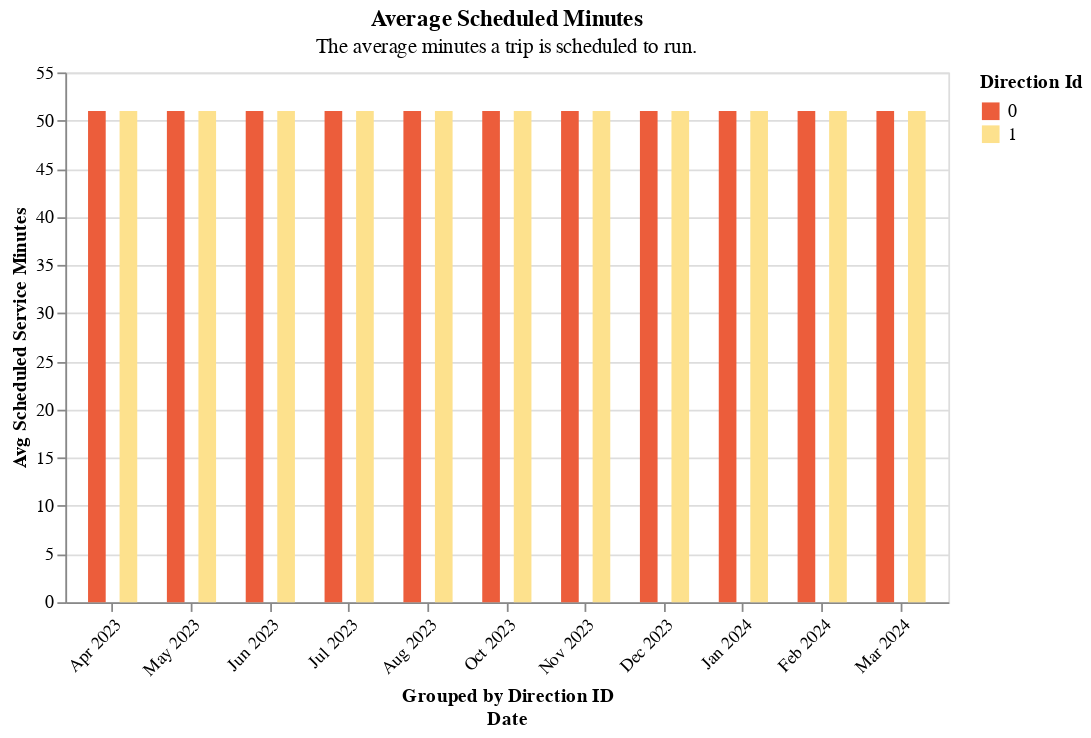

Notebook cell for this chart:
### Code cell
section2.grouped_bar_chart(
    df=one_route[one_route.time_period == "all_day"].drop_duplicates(),
    color_col="direction_id",
    y_col="avg_scheduled_service_minutes",
    offset_col="direction_id",
    title=readable_dict['avg_scheduled_min']['title'],
    subtitle=readable_dict['avg_scheduled_min']['subtitle'],
)

### Figure 1 — Vega-Lite specification as saved in the notebook (floating-point values rounded to 4 significant figures)
{"config": {"view": {"continuousWidth": 300, "continuousHeight": 300}}, "data": {"name": "data-2aca11c4ebcc485be965415eff30ee7e"}, "mark": {"type": "bar", "size": 10}, "encoding": {"color": {"field": "direction_id", "scale": {"range": ["#ec5d3b", "#fde18d", "#7cc665"]}, "title": "Direction Id", "type": "nominal"}, "tooltip": [{"field": "direction_id", "type": "quantitative"}, {"field": "time_period", "type": "nominal"}, {"field": "route_combined_name", "type": "nominal"}, {"field": "organization_name", "type": "nominal"}, {"field": "service_date", "type": "temporal"}, {"field": "direction_id", "type": "quantitative"}, {"field": "avg_scheduled_service_minutes", "type": "quantitative"}], "x": {"axis": {"format": "%b %Y", "labelAngle": -45}, "field": "service_date", "timeUnit": "yearmonthdate", "title": ["Grouped by Direction ID", "Date"], "type": "ordinal"}, "xOffset": {"field": "direction_id", "title": "Direction Id", "type": "nominal"}, "y": {"field": "avg_scheduled_service_minutes", "title": "Avg Scheduled Service Minutes", "type": "quantitative"}}, "height": 300, "title": {"text": ["Average Scheduled Minutes"], "subtitle": ["The average minutes a trip is scheduled to run."]}, "width": 500, "$schema": "https://vega.github.io/schema/vega-lite/v5.14.1.json", "datasets": {"data-2aca11c4ebcc485be965415eff30ee7e": [{"schedule_gtfs_dataset_key": "7cc0cb1871dfd558f11a2885c145d144", "direction_id": 0.0, "time_period": "All Day", "avg_scheduled_service_minutes": 51, "avg_stop_miles": 0.17, "n_scheduled_trips": 4, "frequency": 0.17, "service_date": "2023-04-12T00:00:00", "minutes_atleast1_vp": 252, "minutes_atleast2_vp": 249, "total_rt_service_minutes": 249.6, "total_scheduled_service_minutes": 204.0, "total_vp": 750, "vp_in_shape": 534, "is_early": 0, "is_ontime": 0, "is_late": 4, "n_vp_trips": 4, "vp_per_minute": 3.0, "pct_in_shape": 71.0, "pct_rt_journey_atleast1_vp": 100.0, "pct_rt_journey_atleast2_vp": 100.0, "pct_sched_journey_atleast1_vp": 100.0, "pct_sched_journey_atleast2_vp": 100.0, "rt_sched_journey_ratio": 1.22, "avg_rt_service_minutes": 62.41, "sched_rt_category": "schedule_and_vp", "speed_mph": 11.68, "name": "Bay Area 511 Muni Schedule", "route_long_name": "K INGLESIDE BUS", "route_short_name": "KBUS", "route_combined_name": "KBUS INGLESIDE BUS", "route_id": "KBUS", "typology": "downtown_local", "schedule_source_record_id": "recHD22phgJs34JHP", "base64_url": "aHR0cHM6Ly9hcGkuNTExLm9yZy90cmFuc2l0L2RhdGFmZWVkcz9vcGVyYXRvcl9pZD1TRg==", "organization_source_record_id": "rechaapWbeffO33OX", "organization_name": "City and County of San Francisco", "caltrans_district": "04 - Oakland", "rt_sched_journey_ratio_cat": "Late by 1-25% of the scheduled time", "frequency_cat": "<1 trip/hour", "vp_per_minute_cat": "3+ pings per minute (target)", "ruler_100_pct": 100, "ruler_for_vp_per_min": 2, "avg_scheduled_service_minutes_str": "51"}, {"schedule_gtfs_dataset_key": "7cc0cb1871dfd558f11a2885c145d144", "direction_id": 0.0, "time_period": "All Day", "avg_scheduled_service_minutes": 51, "avg_stop_miles": 0.17, "n_scheduled_trips": 4, "frequency": 0.17, "service_date": "2023-05-17T00:00:00", "minutes_atleast1_vp": 242, "minutes_atleast2_vp": 239, "total_rt_service_minutes": 237.9, "total_scheduled_service_minutes": 204.0, "total_vp": 716, "vp_in_shape": 529, "is_early": 0, "is_ontime": 1, "is_late": 3, "n_vp_trips": 4, "vp_per_minute": 3.01, "pct_in_shape": 74.0, "pct_rt_journey_atleast1_vp": 100.0, "pct_rt_journey_atleast2_vp": 100.0, "pct_sched_journey_atleast1_vp": 100.0, "pct_sched_journey_atleast2_vp": 100.0, "rt_sched_journey_ratio": 1.17, "avg_rt_service_minutes": 59.48, "sched_rt_category": "schedule_and_vp", "speed_mph": 11.5, "name": "Bay Area 511 Muni Schedule", "route_long_name": "K INGLESIDE BUS", "route_short_name": "KBUS", "route_combined_name": "KBUS INGLESIDE BUS", "route_id": "KBUS", "typology": "downtown_local", "schedule_source_record_id": "recHD22phgJs34JHP", "base64_url": "aHR0cHM6Ly9hcGkuNTExLm9yZy90cmFuc2l0L2RhdGFmZWVkcz9vcGVyYXRvcl9pZD1TRg==", "organization_source_record_id": "rechaapWbeffO33OX", "organization_name": "City and County of San Francisco", "caltrans_district": "04 - Oakland", "rt_sched_journey_ratio_cat": "Late by 1-25% of the scheduled time", "frequency_cat": "<1 trip/hour", "vp_per_minute_cat": "3+ pings per minute (target)", "ruler_100_pct": 100, "ruler_for_vp_per_min": 2, "avg_scheduled_service_minutes_str": "51"}, {"schedule_gtfs_dataset_key": "7cc0cb1871dfd558f11a2885c145d144", "direction_id": 0.0, "time_period": "All Day", "avg_scheduled_service_minutes": 51, "avg_stop_miles": 0.17, "n_scheduled_trips": 4, "frequency": 0.17, "service_date": "2023-06-14T00:00:00", "minutes_atleast1_vp": 274, "minutes_atleast2_vp": 274, "total_rt_service_minutes": 272.5, "total_scheduled_service_minutes": 204.0, "total_vp": 818, "vp_in_shape": 572, "is_early": 0, "is_ontime": 0, "is_late": 4, "n_vp_trips": 4, "vp_per_minute": 3.0, "pct_in_shape": 70.0, "pct_rt_journey_atleast1_vp": 100.0, "pct_rt_journey_atleast2_vp": 100.0, "pct_sched_journey_atleast1_vp": 100.0, "pct_sched_journey_atleast2_vp": 100.0, "rt_sched_journey_ratio": 1.34, "avg_rt_service_minutes": 68.14, "sched_rt_category": "schedule_and_vp", "speed_mph": 10.64, "name": "Bay Area 511 Muni Schedule", "route_long_name": "K INGLESIDE BUS", "route_short_name": "KBUS", "route_combined_name": "KBUS INGLESIDE BUS", "route_id": "KBUS", "typology": "downtown_local", "schedule_source_record_id": "recHD22phgJs34JHP", "base64_url": "aHR0cHM6Ly9hcGkuNTExLm9yZy90cmFuc2l0L2RhdGFmZWVkcz9vcGVyYXRvcl9pZD1TRg==", "organization_source_record_id": "rechaapWbeffO33OX", "organization_name": "City and County of San Francisco", "caltrans_district": "04 - Oakland", "rt_sched_journey_ratio_cat": "Late by 26-50% of the scheduled time", "frequency_cat": "<1 trip/hour", "vp_per_minute_cat": "3+ pings per minute (target)", "ruler_100_pct": 100, "ruler_for_vp_per_min": 2, "avg_scheduled_service_minutes_str": "51"}, {"schedule_gtfs_dataset_key": "7cc0cb1871dfd558f11a2885c145d144", "direction_id": 0.0, "time_period": "All Day", "avg_scheduled_service_minutes": 51, "avg_stop_miles": 0.17, "n_scheduled_trips": 4, "frequency": 0.17, "service_date": "2023-07-12T00:00:00", "minutes_atleast1_vp": 281, "minutes_atleast2_vp": 277, "total_rt_service_minutes": 276.0, "total_scheduled_service_minutes": 204.0, "total_vp": 833, "vp_in_shape": 538, "is_early": 0, "is_ontime": 0, "is_late": 4, "n_vp_trips": 4, "vp_per_minute": 3.02, "pct_in_shape": 65.0, "pct_rt_journey_atleast1_vp": 100.0, "pct_rt_journey_atleast2_vp": 100.0, "pct_sched_journey_atleast1_vp": 100.0, "pct_sched_journey_atleast2_vp": 100.0, "rt_sched_journey_ratio": 1.35, "avg_rt_service_minutes": 69.0, "sched_rt_category": "schedule_and_vp", "speed_mph": 10.99, "name": "Bay Area 511 Muni Schedule", "route_long_name": "K INGLESIDE BUS", "route_short_name": "KBUS", "route_combined_name": "KBUS INGLESIDE BUS", "route_id": "KBUS", "typology": "downtown_local", "schedule_source_record_id": "recHD22phgJs34JHP", "base64_url": "aHR0cHM6Ly9hcGkuNTExLm9yZy90cmFuc2l0L2RhdGFmZWVkcz9vcGVyYXRvcl9pZD1TRg==", "organization_source_record_id": "rechaapWbeffO33OX", "organization_name": "City and County of San Francisco", "caltrans_district": "04 - Oakland", "rt_sched_journey_ratio_cat": "Late by 26-50% of the scheduled time", "frequency_cat": "<1 trip/hour", "vp_per_minute_cat": "3+ pings per minute (target)", "ruler_100_pct": 100, "ruler_for_vp_per_min": 2, "avg_scheduled_service_minutes_str": "51"}, {"schedule_gtfs_dataset_key": "7cc0cb1871dfd558f11a2885c145d144", "direction_id": 0.0, "time_period": "All Day", "avg_scheduled_service_minutes": 51, "avg_stop_miles": 0.17, "n_scheduled_trips": 4, "frequency": 0.17, "service_date": "2023-08-15T00:00:00", "minutes_atleast1_vp": 268, "minutes_atleast2_vp": 265, "total_rt_service_minutes": 262.9, "total_scheduled_service_minutes": 204.0, "total_vp": 794, "vp_in_shape": 562, "is_early": 0, "is_ontime": 0, "is_late": 4, "n_vp_trips": 4, "vp_per_minute": 3.02, "pct_in_shape": 71.0, "pct_rt_journey_atleast1_vp": 100.0, "pct_rt_journey_atleast2_vp": 100.0, "pct_sched_journey_atleast1_vp": 100.0, "pct_sched_journey_atleast2_vp": 100.0, "rt_sched_journey_ratio": 1.29, "avg_rt_service_minutes": 65.72, "sched_rt_category": "schedule_and_vp", "speed_mph": 11.05, "name": "Bay Area 511 Muni Schedule", "route_long_name": "K INGLESIDE BUS", "route_short_name": "KBUS", "route_combined_name": "KBUS INGLESIDE BUS", "route_id": "KBUS", "typology": "downtown_local", "schedule_source_record_id": "recHD22phgJs34JHP", "base64_url": "aHR0cHM6Ly9hcGkuNTExLm9yZy90cmFuc2l0L2RhdGFmZWVkcz9vcGVyYXRvcl9pZD1TRg==", "organization_source_record_id": "rechaapWbeffO33OX", "organization_name": "City and County of San Francisco", "caltrans_district": "04 - Oakland", "rt_sched_journey_ratio_cat": "Late by 26-50% of the scheduled time", "frequency_cat": "<1 trip/hour", "vp_per_minute_cat": "3+ pings per minute (target)", "ruler_100_pct": 100, "ruler_for_vp_per_min": 2, "avg_scheduled_service_minutes_str": "51"}, {"schedule_gtfs_dataset_key": "7cc0cb1871dfd558f11a2885c145d144", "direction_id": 0.0, "time_period": "All Day", "avg_scheduled_service_minutes": 51, "avg_stop_miles": 0.17, "n_scheduled_trips": 4, "frequency": 0.17, "service_date": "2023-10-11T00:00:00", "minutes_atleast1_vp": 293, "minutes_atleast2_vp": 291, "total_rt_service_minutes": 294.5, "total_scheduled_service_minutes": 204.0, "total_vp": 870, "vp_in_shape": 549, "is_early": 0, "is_ontime": 0, "is_late": 4, "n_vp_trips": 4, "vp_per_minute": 2.95, "pct_in_shape": 63.0, "pct_rt_journey_atleast1_vp": 100.0, "pct_rt_journey_atleast2_vp": 99.0, "pct_sched_journey_atleast1_vp": 100.0, "pct_sched_journey_atleast2_vp": 100.0, "rt_sched_journey_ratio": 1.44, "avg_rt_service_minutes": 73.62, "sched_rt_category": "schedule_and_vp", "speed_mph": 10.53, "name": "Bay Area 511 Muni Schedule", "route_long_name": "K INGLESIDE BUS", "route_short_name": "KBUS", "route_combined_name": "KBUS INGLESIDE BUS", "route_id": "KBUS", "typology": "downtown_local", "schedule_source_record_id": "recHD22phgJs34JHP", "base64_url": "aHR0cHM6Ly9hcGkuNTExLm9yZy90cmFuc2l0L2RhdGFmZWVkcz9vcGVyYXRvcl9pZD1TRg==", "organization_source_record_id": "rechaapWbeffO33OX", "organization_name": "City and County of San Francisco", "caltrans_district": "04 - Oakland", "rt_sched_journey_ratio_cat": "Late by 26-50% of the scheduled time", "frequency_cat": "<1 trip/hour", "vp_per_minute_cat": "<3 pings/minute", "ruler_100_pct": 100, "ruler_for_vp_per_min": 2, "avg_scheduled_service_minutes_str": "51"}, {"schedule_gtfs_dataset_key": "7cc0cb1871dfd558f11a2885c145d144", "direction_id": 0.0, "time_period": "All Day", "avg_scheduled_service_minutes": 51, "avg_stop_miles": 0.17, "n_scheduled_trips": 4, "frequency": 0.17, "service_date": "2023-11-15T00:00:00", "minutes_atleast1_vp": 229, "minutes_atleast2_vp": 228, "total_rt_service_minutes": 226.0, "total_scheduled_service_minutes": 153.0, "total_vp": 681, "vp_in_shape": 504, "is_early": 0, "is_ontime": 0, "is_late": 3, "n_vp_trips": 3, "vp_per_minute": 3.01, "pct_in_shape": 74.0, "pct_rt_journey_atleast1_vp": 100.0, "pct_rt_journey_atleast2_vp": 100.0, "pct_sched_journey_atleast1_vp": 100.0, "pct_sched_journey_atleast2_vp": 100.0, "rt_sched_journey_ratio": 1.48, "avg_rt_service_minutes": 75.34, "sched_rt_category": "schedule_and_vp", "speed_mph": 10.55, "name": "Bay Area 511 Muni Schedule", "route_long_name": "INGLESIDE BUS", "route_short_name": "KBUS", "route_combined_name": "KBUS INGLESIDE BUS", "route_id": "KBUS", "typology": "downtown_local", "schedule_source_record_id": "recHD22phgJs34JHP", "base64_url": "aHR0cHM6Ly9hcGkuNTExLm9yZy90cmFuc2l0L2RhdGFmZWVkcz9vcGVyYXRvcl9pZD1TRg==", "organization_source_record_id": "rechaapWbeffO33OX", "organization_name": "City and County of San Francisco", "caltrans_district": "04 - Oakland", "rt_sched_journey_ratio_cat": "Late by 26-50% of the scheduled time", "frequency_cat": "<1 trip/hour", "vp_per_minute_cat": "3+ pings per minute (target)", "ruler_100_pct": 100, "ruler_for_vp_per_min": 2, "avg_scheduled_service_minutes_str": "51"}, {"schedule_gtfs_dataset_key": "7cc0cb1871dfd558f11a2885c145d144", "direction_id": 0.0, "time_period": "All Day", "avg_scheduled_service_minutes": 51, "avg_stop_miles": 0.17, "n_scheduled_trips": 4, "frequency": 0.17, "service_date": "2023-12-13T00:00:00", "minutes_atleast1_vp": 266, "minutes_atleast2_vp": 259, "total_rt_service_minutes": 264.5, "total_scheduled_service_minutes": 204.0, "total_vp": 784, "vp_in_shape": 519, "is_early": 0, "is_ontime": 0, "is_late": 4, "n_vp_trips": 4, "vp_per_minute": 2.96, "pct_in_shape": 66.0, "pct_rt_journey_atleast1_vp": 100.0, "pct_rt_journey_atleast2_vp": 98.0, "pct_sched_journey_atleast1_vp": 100.0, "pct_sched_journey_atleast2_vp": 100.0, "rt_sched_journey_ratio": 1.3, "avg_rt_service_minutes": 66.11, "sched_rt_category": "schedule_and_vp", "speed_mph": 11.64, "name": "Bay Area 511 Muni Schedule", "route_long_name": "INGLESIDE BUS", "route_short_name": "KBUS", "route_combined_name": "KBUS INGLESIDE BUS", "route_id": "KBUS", "typology": "downtown_local", "schedule_source_record_id": "recHD22phgJs34JHP", "base64_url": "aHR0cHM6Ly9hcGkuNTExLm9yZy90cmFuc2l0L2RhdGFmZWVkcz9vcGVyYXRvcl9pZD1TRg==", "organization_source_record_id": "rechaapWbeffO33OX", "organization_name": "City and County of San Francisco", "caltrans_district": "04 - Oakland", "rt_sched_journey_ratio_cat": "Late by 26-50% of the scheduled time", "frequency_cat": "<1 trip/hour", "vp_per_minute_cat": "<3 pings/minute", "ruler_100_pct": 100, "ruler_for_vp_per_min": 2, "avg_scheduled_service_minutes_str": "51"}, {"schedule_gtfs_dataset_key": "7cc0cb1871dfd558f11a2885c145d144", "direction_id": 0.0, "time_period": "All Day", "avg_scheduled_service_minutes": 51, "avg_stop_miles": 0.17, "n_scheduled_trips": 4, "frequency": 0.17, "service_date": "2024-01-17T00:00:00", "minutes_atleast1_vp": 267, "minutes_atleast2_vp": 263, "total_rt_service_minutes": 261.9, "total_scheduled_service_minutes": 204.0, "total_vp": 789, "vp_in_shape": 583, "is_early": 0, "is_ontime": 0, "is_late": 4, "n_vp_trips": 4, "vp_per_minute": 3.01, "pct_in_shape": 74.0, "pct_rt_journey_atleast1_vp": 100.0, "pct_rt_journey_atleast2_vp": 100.0, "pct_sched_journey_atleast1_vp": 100.0, "pct_sched_journey_atleast2_vp": 100.0, "rt_sched_journey_ratio": 1.28, "avg_rt_service_minutes": 65.47, "sched_rt_category": "schedule_and_vp", "speed_mph": 11.17, "name": "Bay Area 511 Muni Schedule", "route_long_name": "INGLESIDE BUS", "route_short_name": "KBUS", "route_combined_name": "KBUS INGLESIDE BUS", "route_id": "KBUS", "typology": "downtown_local", "schedule_source_record_id": "recHD22phgJs34JHP", "base64_url": "aHR0cHM6Ly9hcGkuNTExLm9yZy90cmFuc2l0L2RhdGFmZWVkcz9vcGVyYXRvcl9pZD1TRg==", "organization_source_record_id": "rechaapWbeffO33OX", "organization_name": "City and County of San Francisco", "caltrans_district": "04 - Oakland", "rt_sched_journey_ratio_cat": "Late by 26-50% of the scheduled time", "frequency_cat": "<1 trip/hour", "vp_per_minute_cat": "3+ pings per minute (target)", "ruler_100_pct": 100, "ruler_for_vp_per_min": 2, "avg_scheduled_service_minutes_str": "51"}, {"schedule_gtfs_dataset_key": "7cc0cb1871dfd558f11a2885c145d144", "direction_id": 0.0, "time_period": "All Day", "avg_scheduled_service_minutes": 51, "avg_stop_miles": 0.17, "n_scheduled_trips": 4, "frequency": 0.17, "service_date": "2024-02-14T00:00:00", "minutes_atleast1_vp": 202, "minutes_atleast2_vp": 199, "total_rt_service_minutes": 197.7, "total_scheduled_service_minutes": 153.0, "total_vp": 597, "vp_in_shape": 395, "is_early": 0, "is_ontime": 0, "is_late": 3, "n_vp_trips": 3, "vp_per_minute": 3.02, "pct_in_shape": 66.0, "pct_rt_journey_atleast1_vp": 100.0, "pct_rt_journey_atleast2_vp": 100.0, "pct_sched_journey_atleast1_vp": 100.0, "pct_sched_journey_atleast2_vp": 100.0, "rt_sched_journey_ratio": 1.29, "avg_rt_service_minutes": 65.88, "sched_rt_category": "schedule_and_vp", "speed_mph": 11.87, "name": "Bay Area 511 Muni Schedule", "route_long_name": "K INGLESIDE BUS", "route_short_name": "KBUS", "route_combined_name": "KBUS INGLESIDE BUS", "route_id": "KBUS", "typology": "downtown_local", "schedule_source_record_id": "recHD22phgJs34JHP", "base64_url": "aHR0cHM6Ly9hcGkuNTExLm9yZy90cmFuc2l0L2RhdGFmZWVkcz9vcGVyYXRvcl9pZD1TRg==", "organization_source_record_id": "rechaapWbeffO33OX", "organization_name": "City and County of San Francisco", "caltrans_district": "04 - Oakland", "rt_sched_journey_ratio_cat": "Late by 26-50% of the scheduled time", "frequency_cat": "<1 trip/hour", "vp_per_minute_cat": "3+ pings per minute (target)", "ruler_100_pct": 100, "ruler_for_vp_per_min": 2, "avg_scheduled_service_minutes_str": "51"}, {"schedule_gtfs_dataset_key": "7cc0cb1871dfd558f11a2885c145d144", "direction_id": 0.0, "time_period": "All Day", "avg_scheduled_service_minutes": 51, "avg_stop_miles": 0.17, "n_scheduled_trips": 4, "frequency": 0.17, "service_date": "2024-03-13T00:00:00", "minutes_atleast1_vp": 278, "minutes_atleast2_vp": 275, "total_rt_service_minutes": 273.5, "total_scheduled_service_minutes": 204.0, "total_vp": 825, "vp_in_shape": 544, "is_early": 0, "is_ontime": 0, "is_late": 4, "n_vp_trips": 4, "vp_per_minute": 3.02, "pct_in_shape": 66.0, "pct_rt_journey_atleast1_vp": 100.0, "pct_rt_journey_atleast2_vp": 100.0, "pct_sched_journey_atleast1_vp": 100.0, "pct_sched_journey_atleast2_vp": 100.0, "rt_sched_journey_ratio": 1.34, "avg_rt_service_minutes": 68.38, "sched_rt_category": "schedule_and_vp", "speed_mph": 11.34, "name": "Bay Area 511 Muni Schedule", "route_long_name": "INGLESIDE BUS", "route_short_name": "KBUS", "route_combined_name": "KBUS INGLESIDE BUS", "route_id": "KBUS", "typology": "downtown_local", "schedule_source_record_id": "recHD22phgJs34JHP", "base64_url": "aHR0cHM6Ly9hcGkuNTExLm9yZy90cmFuc2l0L2RhdGFmZWVkcz9vcGVyYXRvcl9pZD1TRg==", "organization_source_record_id": "rechaapWbeffO33OX", "organization_name": "City and County of San Francisco", "caltrans_district": "04 - Oakland", "rt_sched_journey_ratio_cat": "Late by 26-50% of the scheduled time", "frequency_cat": "<1 trip/hour", "vp_per_minute_cat": "3+ pings per minute (target)", "ruler_100_pct": 100, "ruler_for_vp_per_min": 2, "avg_scheduled_service_minutes_str": "51"}, {"schedule_gtfs_dataset_key": "7cc0cb1871dfd558f11a2885c145d144", "direction_id": 1.0, "time_period": "All Day", "avg_scheduled_service_minutes": 51, "avg_stop_miles": 0.17, "n_scheduled_trips": 4, "frequency": 0.17, "service_date": "2023-04-12T00:00:00", "minutes_atleast1_vp": 257, "minutes_atleast2_vp": 250, "total_rt_service_minutes": 252.0, "total_scheduled_service_minutes": 204.0, "total_vp": 755, "vp_in_shape": 590, "is_early": 0, "is_ontime": 1, "is_late": 3, "n_vp_trips": 4, "vp_per_minute": 3.0, "pct_in_shape": 78.0, "pct_rt_journey_atleast1_vp": 100.0, "pct_rt_journey_atleast2_vp": 99.0, "pct_sched_journey_atleast1_vp": 100.0, "pct_sched_journey_atleast2_vp": 100.0, "rt_sched_journey_ratio": 1.24, "avg_rt_service_minutes": 63.01, "sched_rt_category": "schedule_and_vp", "speed_mph": 11.45, "name": "Bay Area 511 Muni Schedule", "route_long_name": "K INGLESIDE BUS", "route_short_name": "KBUS", "route_combined_name": "KBUS INGLESIDE BUS", "route_id": "KBUS", "typology": "downtown_local", "schedule_source_record_id": "recHD22phgJs34JHP", "base64_url": "aHR0cHM6Ly9hcGkuNTExLm9yZy90cmFuc2l0L2RhdGFmZWVkcz9vcGVyYXRvcl9pZD1TRg==", "organization_source_record_id": "rechaapWbeffO33OX", "organization_name": "City and County of San Francisco", "caltrans_district": "04 - Oakland", "rt_sched_journey_ratio_cat": "Late by 1-25% of the scheduled time", "frequency_cat": "<1 trip/hour", "vp_per_minute_cat": "3+ pings per minute (target)", "ruler_100_pct": 100, "ruler_for_vp_per_min": 2, "avg_scheduled_service_minutes_str": "51"}, {"schedule_gtfs_dataset_key": "7cc0cb1871dfd558f11a2885c145d144", "direction_id": 1.0, "time_period": "All Day", "avg_scheduled_service_minutes": 51, "avg_stop_miles": 0.17, "n_scheduled_trips": 4, "frequency": 0.17, "service_date": "2023-05-17T00:00:00", "minutes_atleast1_vp": 261, "minutes_atleast2_vp": 256, "total_rt_service_minutes": 1650.0, "total_scheduled_service_minutes": 204.0, "total_vp": 771, "vp_in_shape": 633, "is_early": 0, "is_ontime": 0, "is_late": 4, "n_vp_trips": 4, "vp_per_minute": 0.47, "pct_in_shape": 82.0, "pct_rt_journey_atleast1_vp": 16.0, "pct_rt_journey_atleast2_vp": 16.0, "pct_sched_journey_atleast1_vp": 100.0, "pct_sched_journey_atleast2_vp": 100.0, "rt_sched_journey_ratio": 8.09, "avg_rt_service_minutes": 412.4, "sched_rt_category": "schedule_and_vp", "speed_mph": 11.1, "name": "Bay Area 511 Muni Schedule", "route_long_name": "K INGLESIDE BUS", "route_short_name": "KBUS", "route_combined_name": "KBUS INGLESIDE BUS", "route_id": "KBUS", "typology": "downtown_local", "schedule_source_record_id": "recHD22phgJs34JHP", "base64_url": "aHR0cHM6Ly9hcGkuNTExLm9yZy90cmFuc2l0L2RhdGFmZWVkcz9vcGVyYXRvcl9pZD1TRg==", "organization_source_record_id": "rechaapWbeffO33OX", "organization_name": "City and County of San Francisco", "caltrans_district": "04 - Oakland", "rt_sched_journey_ratio_cat": "Late by 50%+ of the scheduled time", "frequency_cat": "<1 trip/hour", "vp_per_minute_cat": "<1 ping/minute", "ruler_100_pct": 100, "ruler_for_vp_per_min": 2, "avg_scheduled_service_minutes_str": "51"}, {"schedule_gtfs_dataset_key": "7cc0cb1871dfd558f11a2885c145d144", "direction_id": 1.0, "time_period": "All Day", "avg_scheduled_service_minutes": 51, "avg_stop_miles": 0.17, "n_scheduled_trips": 4, "frequency": 0.17, "service_date": "2023-06-14T00:00:00", "minutes_atleast1_vp": 284, "minutes_atleast2_vp": 280, "total_rt_service_minutes": 1669.0, "total_scheduled_service_minutes": 204.0, "total_vp": 842, "vp_in_shape": 669, "is_early": 0, "is_ontime": 0, "is_late": 4, "n_vp_trips": 4, "vp_per_minute": 0.5, "pct_in_shape": 80.0, "pct_rt_journey_atleast1_vp": 17.0, "pct_rt_journey_atleast2_vp": 17.0, "pct_sched_journey_atleast1_vp": 100.0, "pct_sched_journey_atleast2_vp": 100.0, "rt_sched_journey_ratio": 8.18, "avg_rt_service_minutes": 417.4, "sched_rt_category": "schedule_and_vp", "speed_mph": 9.88, "name": "Bay Area 511 Muni Schedule", "route_long_name": "K INGLESIDE BUS", "route_short_name": "KBUS", "route_combined_name": "KBUS INGLESIDE BUS", "route_id": "KBUS", "typology": "downtown_local", "schedule_source_record_id": "recHD22phgJs34JHP", "base64_url": "aHR0cHM6Ly9hcGkuNTExLm9yZy90cmFuc2l0L2RhdGFmZWVkcz9vcGVyYXRvcl9pZD1TRg==", "organization_source_record_id": "rechaapWbeffO33OX", "organization_name": "City and County of San Francisco", "caltrans_district": "04 - Oakland", "rt_sched_journey_ratio_cat": "Late by 50%+ of the scheduled time", "frequency_cat": "<1 trip/hour", "vp_per_minute_cat": "<1 ping/minute", "ruler_100_pct": 100, "ruler_for_vp_per_min": 2, "avg_scheduled_service_minutes_str": "51"}, {"schedule_gtfs_dataset_key": "7cc0cb1871dfd558f11a2885c145d144", "direction_id": 1.0, "time_period": "All Day", "avg_scheduled_service_minutes": 51, "avg_stop_miles": 0.17, "n_scheduled_trips": 4, "frequency": 0.17, "service_date": "2023-07-12T00:00:00", "minutes_atleast1_vp": 275, "minutes_atleast2_vp": 273, "total_rt_service_minutes": 1656.0, "total_scheduled_service_minutes": 204.0, "total_vp": 817, "vp_in_shape": 645, "is_early": 0, "is_ontime": 0, "is_late": 4, "n_vp_trips": 4, "vp_per_minute": 0.49, "pct_in_shape": 79.0, "pct_rt_journey_atleast1_vp": 17.0, "pct_rt_journey_atleast2_vp": 16.0, "pct_sched_journey_atleast1_vp": 100.0, "pct_sched_journey_atleast2_vp": 100.0, "rt_sched_journey_ratio": 8.12, "avg_rt_service_minutes": 414.1, "sched_rt_category": "schedule_and_vp", "speed_mph": 11.07, "name": "Bay Area 511 Muni Schedule", "route_long_name": "K INGLESIDE BUS", "route_short_name": "KBUS", "route_combined_name": "KBUS INGLESIDE BUS", "route_id": "KBUS", "typology": "downtown_local", "schedule_source_record_id": "recHD22phgJs34JHP", "base64_url": "aHR0cHM6Ly9hcGkuNTExLm9yZy90cmFuc2l0L2RhdGFmZWVkcz9vcGVyYXRvcl9pZD1TRg==", "organization_source_record_id": "rechaapWbeffO33OX", "organization_name": "City and County of San Francisco", "caltrans_district": "04 - Oakland", "rt_sched_journey_ratio_cat": "Late by 50%+ of the scheduled time", "frequency_cat": "<1 trip/hour", "vp_per_minute_cat": "<1 ping/minute", "ruler_100_pct": 100, "ruler_for_vp_per_min": 2, "avg_scheduled_service_minutes_str": "51"}, {"schedule_gtfs_dataset_key": "7cc0cb1871dfd558f11a2885c145d144", "direction_id": 1.0, "time_period": "All Day", "avg_scheduled_service_minutes": 51, "avg_stop_miles": 0.17, "n_scheduled_trips": 4, "frequency": 0.17, "service_date": "2023-08-15T00:00:00", "minutes_atleast1_vp": 285, "minutes_atleast2_vp": 281, "total_rt_service_minutes": 1657.0, "total_scheduled_service_minutes": 204.0, "total_vp": 842, "vp_in_shape": 706, "is_early": 0, "is_ontime": 0, "is_late": 4, "n_vp_trips": 4, "vp_per_minute": 0.51, "pct_in_shape": 84.0, "pct_rt_journey_atleast1_vp": 17.0, "pct_rt_journey_atleast2_vp": 17.0, "pct_sched_journey_atleast1_vp": 100.0, "pct_sched_journey_atleast2_vp": 100.0, "rt_sched_journey_ratio": 8.12, "avg_rt_service_minutes": 414.3, "sched_rt_category": "schedule_and_vp", "speed_mph": 11.23, "name": "Bay Area 511 Muni Schedule", "route_long_name": "K INGLESIDE BUS", "route_short_name": "KBUS", "route_combined_name": "KBUS INGLESIDE BUS", "route_id": "KBUS", "typology": "downtown_local", "schedule_source_record_id": "recHD22phgJs34JHP", "base64_url": "aHR0cHM6Ly9hcGkuNTExLm9yZy90cmFuc2l0L2RhdGFmZWVkcz9vcGVyYXRvcl9pZD1TRg==", "organization_source_record_id": "rechaapWbeffO33OX", "organization_name": "City and County of San Francisco", "caltrans_district": "04 - Oakland", "rt_sched_journey_ratio_cat": "Late by 50%+ of the scheduled time", "frequency_cat": "<1 trip/hour", "vp_per_minute_cat": "<1 ping/minute", "ruler_100_pct": 100, "ruler_for_vp_per_min": 2, "avg_scheduled_service_minutes_str": "51"}, {"schedule_gtfs_dataset_key": "7cc0cb1871dfd558f11a2885c145d144", "direction_id": 1.0, "time_period": "All Day", "avg_scheduled_service_minutes": 51, "avg_stop_miles": 0.17, "n_scheduled_trips": 4, "frequency": 0.17, "service_date": "2023-10-11T00:00:00", "minutes_atleast1_vp": 282, "minutes_atleast2_vp": 277, "total_rt_service_minutes": 1672.0, "total_scheduled_service_minutes": 204.0, "total_vp": 836, "vp_in_shape": 596, "is_early": 0, "is_ontime": 0, "is_late": 4, "n_vp_trips": 4, "vp_per_minute": 0.5, "pct_in_shape": 71.0, "pct_rt_journey_atleast1_vp": 17.0, "pct_rt_journey_atleast2_vp": 17.0, "pct_sched_journey_atleast1_vp": 100.0, "pct_sched_journey_atleast2_vp": 100.0, "rt_sched_journey_ratio": 8.2, "avg_rt_service_minutes": 418.0, "sched_rt_category": "schedule_and_vp", "speed_mph": 9.58, "name": "Bay Area 511 Muni Schedule", "route_long_name": "K INGLESIDE BUS", "route_short_name": "KBUS", "route_combined_name": "KBUS INGLESIDE BUS", "route_id": "KBUS", "typology": "downtown_local", "schedule_source_record_id": "recHD22phgJs34JHP", "base64_url": "aHR0cHM6Ly9hcGkuNTExLm9yZy90cmFuc2l0L2RhdGFmZWVkcz9vcGVyYXRvcl9pZD1TRg==", "organization_source_record_id": "rechaapWbeffO33OX", "organization_name": "City and County of San Francisco", "caltrans_district": "04 - Oakland", "rt_sched_journey_ratio_cat": "Late by 50%+ of the scheduled time", "frequency_cat": "<1 trip/hour", "vp_per_minute_cat": "<1 ping/minute", "ruler_100_pct": 100, "ruler_for_vp_per_min": 2, "avg_scheduled_service_minutes_str": "51"}, {"schedule_gtfs_dataset_key": "7cc0cb1871dfd558f11a2885c145d144", "direction_id": 1.0, "time_period": "All Day", "avg_scheduled_service_minutes": 51, "avg_stop_miles": 0.17, "n_scheduled_trips": 4, "frequency": 0.17, "service_date": "2023-11-15T00:00:00", "minutes_atleast1_vp": 276, "minutes_atleast2_vp": 272, "total_rt_service_minutes": 1670.0, "total_scheduled_service_minutes": 204.0, "total_vp": 816, "vp_in_shape": 621, "is_early": 0, "is_ontime": 0, "is_late": 4, "n_vp_trips": 4, "vp_per_minute": 0.49, "pct_in_shape": 76.0, "pct_rt_journey_atleast1_vp": 16.0, "pct_rt_journey_atleast2_vp": 16.0, "pct_sched_journey_atleast1_vp": 100.0, "pct_sched_journey_atleast2_vp": 100.0, "rt_sched_journey_ratio": 8.19, "avg_rt_service_minutes": 417.6, "sched_rt_category": "schedule_and_vp", "speed_mph": 9.22, "name": "Bay Area 511 Muni Schedule", "route_long_name": "INGLESIDE BUS", "route_short_name": "KBUS", "route_combined_name": "KBUS INGLESIDE BUS", "route_id": "KBUS", "typology": "downtown_local", "schedule_source_record_id": "recHD22phgJs34JHP", "base64_url": "aHR0cHM6Ly9hcGkuNTExLm9yZy90cmFuc2l0L2RhdGFmZWVkcz9vcGVyYXRvcl9pZD1TRg==", "organization_source_record_id": "rechaapWbeffO33OX", "organization_name": "City and County of San Francisco", "caltrans_district": "04 - Oakland", "rt_sched_journey_ratio_cat": "Late by 50%+ of the scheduled time", "frequency_cat": "<1 trip/hour", "vp_per_minute_cat": "<1 ping/minute", "ruler_100_pct": 100, "ruler_for_vp_per_min": 2, "avg_scheduled_service_minutes_str": "51"}, {"schedule_gtfs_dataset_key": "7cc0cb1871dfd558f11a2885c145d144", "direction_id": 1.0, "time_period": "All Day", "avg_scheduled_service_minutes": 51, "avg_stop_miles": 0.17, "n_scheduled_trips": 4, "frequency": 0.17, "service_date": "2023-12-13T00:00:00", "minutes_atleast1_vp": 280, "minutes_atleast2_vp": 277, "total_rt_service_minutes": 1661.0, "total_scheduled_service_minutes": 204.0, "total_vp": 827, "vp_in_shape": 647, "is_early": 0, "is_ontime": 0, "is_late": 4, "n_vp_trips": 4, "vp_per_minute": 0.5, "pct_in_shape": 78.0, "pct_rt_journey_atleast1_vp": 17.0, "pct_rt_journey_atleast2_vp": 17.0, "pct_sched_journey_atleast1_vp": 100.0, "pct_sched_journey_atleast2_vp": 100.0, "rt_sched_journey_ratio": 8.14, "avg_rt_service_minutes": 415.3, "sched_rt_category": "schedule_and_vp", "speed_mph": 10.99, "name": "Bay Area 511 Muni Schedule", "route_long_name": "INGLESIDE BUS", "route_short_name": "KBUS", "route_combined_name": "KBUS INGLESIDE BUS", "route_id": "KBUS", "typology": "downtown_local", "schedule_source_record_id": "recHD22phgJs34JHP", "base64_url": "aHR0cHM6Ly9hcGkuNTExLm9yZy90cmFuc2l0L2RhdGFmZWVkcz9vcGVyYXRvcl9pZD1TRg==", "organization_source_record_id": "rechaapWbeffO33OX", "organization_name": "City and County of San Francisco", "caltrans_district": "04 - Oakland", "rt_sched_journey_ratio_cat": "Late by 50%+ of the scheduled time", "frequency_cat": "<1 trip/hour", "vp_per_minute_cat": "<1 ping/minute", "ruler_100_pct": 100, "ruler_for_vp_per_min": 2, "avg_scheduled_service_minutes_str": "51"}, {"schedule_gtfs_dataset_key": "7cc0cb1871dfd558f11a2885c145d144", "direction_id": 1.0, "time_period": "All Day", "avg_scheduled_service_minutes": 51, "avg_stop_miles": 0.17, "n_scheduled_trips": 4, "frequency": 0.17, "service_date": "2024-01-17T00:00:00", "minutes_atleast1_vp": 269, "minutes_atleast2_vp": 265, "total_rt_service_minutes": 1655.0, "total_scheduled_service_minutes": 204.0, "total_vp": 799, "vp_in_shape": 627, "is_early": 0, "is_ontime": 0, "is_late": 4, "n_vp_trips": 4, "vp_per_minute": 0.48, "pct_in_shape": 78.0, "pct_rt_journey_atleast1_vp": 16.0, "pct_rt_journey_atleast2_vp": 16.0, "pct_sched_journey_atleast1_vp": 100.0, "pct_sched_journey_atleast2_vp": 100.0, "rt_sched_journey_ratio": 8.11, "avg_rt_service_minutes": 413.8, "sched_rt_category": "schedule_and_vp", "speed_mph": 10.36, "name": "Bay Area 511 Muni Schedule", "route_long_name": "INGLESIDE BUS", "route_short_name": "KBUS", "route_combined_name": "KBUS INGLESIDE BUS", "route_id": "KBUS", "typology": "downtown_local", "schedule_source_record_id": "recHD22phgJs34JHP", "base64_url": "aHR0cHM6Ly9hcGkuNTExLm9yZy90cmFuc2l0L2RhdGFmZWVkcz9vcGVyYXRvcl9pZD1TRg==", "organization_source_record_id": "rechaapWbeffO33OX", "organization_name": "City and County of San Francisco", "caltrans_district": "04 - Oakland", "rt_sched_journey_ratio_cat": "Late by 50%+ of the scheduled time", "frequency_cat": "<1 trip/hour", "vp_per_minute_cat": "<1 ping/minute", "ruler_100_pct": 100, "ruler_for_vp_per_min": 2, "avg_scheduled_service_minutes_str": "51"}, {"schedule_gtfs_dataset_key": "7cc0cb1871dfd558f11a2885c145d144", "direction_id": 1.0, "time_period": "All Day", "avg_scheduled_service_minutes": 51, "avg_stop_miles": 0.17, "n_scheduled_trips": 4, "frequency": 0.17, "service_date": "2024-02-14T00:00:00", "minutes_atleast1_vp": 279, "minutes_atleast2_vp": 275, "total_rt_service_minutes": 1654.0, "total_scheduled_service_minutes": 204.0, "total_vp": 827, "vp_in_shape": 590, "is_early": 0, "is_ontime": 0, "is_late": 4, "n_vp_trips": 4, "vp_per_minute": 0.5, "pct_in_shape": 71.0, "pct_rt_journey_atleast1_vp": 17.0, "pct_rt_journey_atleast2_vp": 17.0, "pct_sched_journey_atleast1_vp": 100.0, "pct_sched_journey_atleast2_vp": 100.0, "rt_sched_journey_ratio": 8.11, "avg_rt_service_minutes": 413.6, "sched_rt_category": "schedule_and_vp", "speed_mph": 11.33, "name": "Bay Area 511 Muni Schedule", "route_long_name": "K INGLESIDE BUS", "route_short_name": "KBUS", "route_combined_name": "KBUS INGLESIDE BUS", "route_id": "KBUS", "typology": "downtown_local", "schedule_source_record_id": "recHD22phgJs34JHP", "base64_url": "aHR0cHM6Ly9hcGkuNTExLm9yZy90cmFuc2l0L2RhdGFmZWVkcz9vcGVyYXRvcl9pZD1TRg==", "organization_source_record_id": "rechaapWbeffO33OX", "organization_name": "City and County of San Francisco", "caltrans_district": "04 - Oakland", "rt_sched_journey_ratio_cat": "Late by 50%+ of the scheduled time", "frequency_cat": "<1 trip/hour", "vp_per_minute_cat": "<1 ping/minute", "ruler_100_pct": 100, "ruler_for_vp_per_min": 2, "avg_scheduled_service_minutes_str": "51"}, {"schedule_gtfs_dataset_key": "7cc0cb1871dfd558f11a2885c145d144", "direction_id": 1.0, "time_period": "All Day", "avg_scheduled_service_minutes": 51, "avg_stop_miles": 0.17, "n_scheduled_trips": 4, "frequency": 0.17, "service_date": "2024-03-13T00:00:00", "minutes_atleast1_vp": 278, "minutes_atleast2_vp": 275, "total_rt_service_minutes": 1641.0, "total_scheduled_service_minutes": 204.0, "total_vp": 826, "vp_in_shape": 624, "is_early": 0, "is_ontime": 0, "is_late": 4, "n_vp_trips": 4, "vp_per_minute": 0.5, "pct_in_shape": 76.0, "pct_rt_journey_atleast1_vp": 17.0, "pct_rt_journey_atleast2_vp": 17.0, "pct_sched_journey_atleast1_vp": 100.0, "pct_sched_journey_atleast2_vp": 100.0, "rt_sched_journey_ratio": 8.04, "avg_rt_service_minutes": 410.3, "sched_rt_category": "schedule_and_vp", "speed_mph": 11.05, "name": "Bay Area 511 Muni Schedule", "route_long_name": "INGLESIDE BUS", "route_short_name": "KBUS", "route_combined_name": "KBUS INGLESIDE BUS", "route_id": "KBUS", "typology": "downtown_local", "schedule_source_record_id": "recHD22phgJs34JHP", "base64_url": "aHR0cHM6Ly9hcGkuNTExLm9yZy90cmFuc2l0L2RhdGFmZWVkcz9vcGVyYXRvcl9pZD1TRg==", "organization_source_record_id": "rechaapWbeffO33OX", "organization_name": "City and County of San Francisco", "caltrans_district": "04 - Oakland", "rt_sched_journey_ratio_cat": "Late by 50%+ of the scheduled time", "frequency_cat": "<1 trip/hour", "vp_per_minute_cat": "<1 ping/minute", "ruler_100_pct": 100, "ruler_for_vp_per_min": 2, "avg_scheduled_service_minutes_str": "51"}]}}
